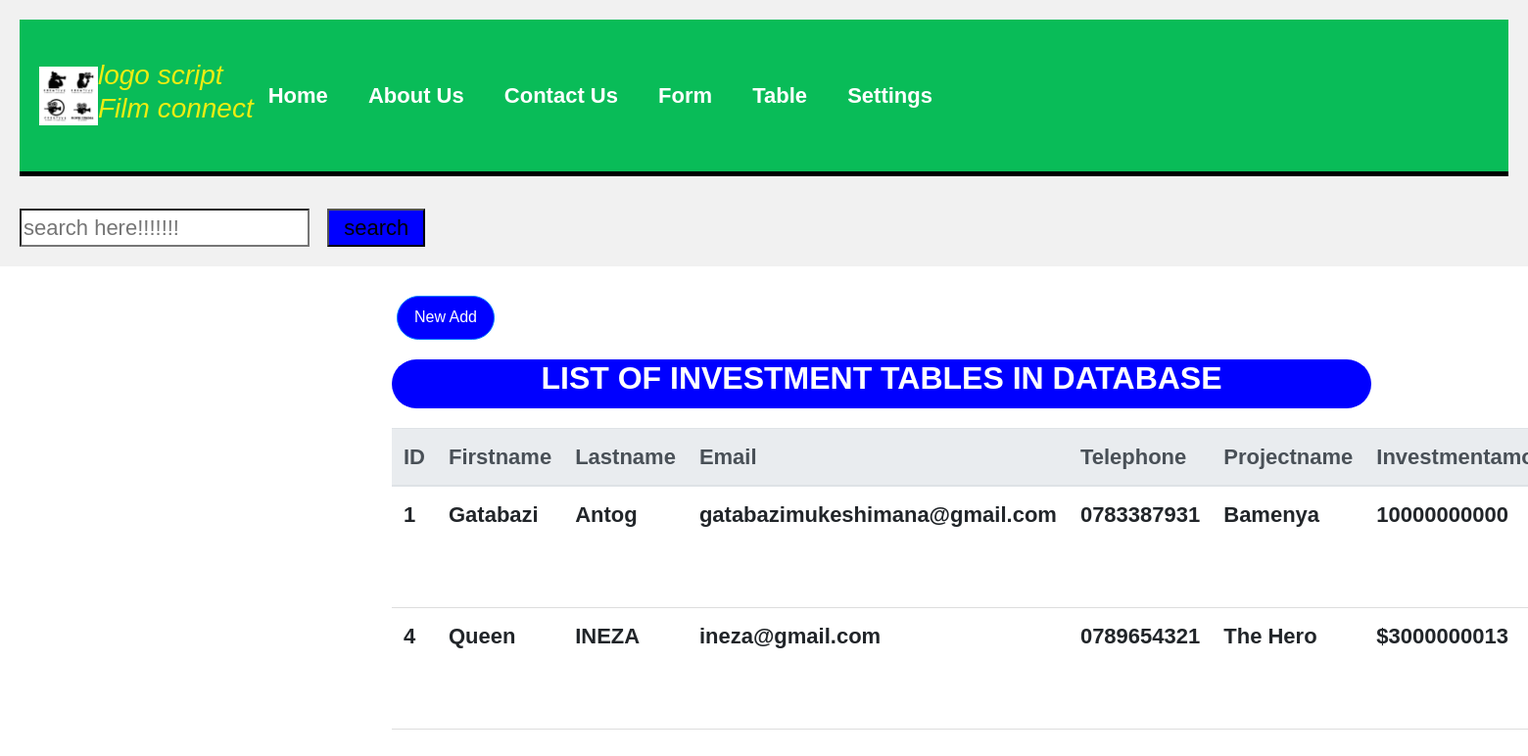
/investmentview.php, run on the app's committed database.
### tables this page shows
CREATE TABLE `investment` (
  `id` int(11) NOT NULL,
  `firstname` varchar(50) NOT NULL,
  `lastname` varchar(50) NOT NULL,
  `email` varchar(100) NOT NULL,
  `telephone` varchar(50) NOT NULL,
  `projectname` varchar(50) NOT NULL,
  `investmentAmount` varchar(50) NOT NULL,
  `makeAt` datetime DEFAULT current_timestamp()
);

### investmentview.php (the view, shortened to what this page needs)
<!DOCTYPE html>
<html lang="en">
<head>
  <link rel="stylesheet" href="https://stackpath.bootstrapcdn.com/bootstrap/4.5.2/css/bootstrap.min.css">
  <link rel="stylesheet" type="text/css" href="style1.css" title="style1" media="screen,tv,print,handheld"/>
</head>
<body>
<header>
<div class="header">
    <img class="logo" src="logo.jpg" alt="Logo">
        <h3 class="tu"><i>logo script <br> Film connect </i></h3>
    <ul class="navigation">
      <li><a href="home.php">Home</a></li>
          <li><a href="about us.php">About Us</a></li>
        <li><a href="contactus.html">Contact Us</a></li>
        <li class="dropdown">
          <a href="#">Form</a>
        </li>
        <li class="dropdown">
        <a href="#">Table</a>
      </li>
        <li class="dropdown">
      <a href="#">Settings</a>
    </li>
    </ul>
</div>
    <br>
 <form action="search.php" method="GET">
      <input type="search" name="query" placeholder="search here!!!!!!!">&nbsp;&nbsp;&nbsp;<button type="submit" style="background-color: blue;width: 100px;">search</button>
    </form></div></li></ul></div></header>
  <div class="container">
    <a href='/filmmakersystem/investment.php' class="add btn btn-primary">New Add</a>
    <div class="text-center">
      <center><h2 class="list">LIST OF INVESTMENT TABLES IN DATABASE</h2></center>
      <table class="table">
        <thead class="thead-light">
          <tr>
            <th>ID</th>
            <th>Firstname</th>
            <th>Lastname</th>
            <th>Email</th>
            <th>Telephone</th>
            <th>Projectname</th>
            <th>Investmentamount</th>
          </tr>
        </thead>
        <tbody>
          <?php
          include "dbconnection.php";
          $sql = "SELECT * FROM investment";
          $result = $connection->query($sql);
          while ($row = $result->fetch_assoc()) {
            echo "
              <tr>
                <td>{$row['id']}</td>
                <td>{$row['firstname']}</td>
                <td>{$row['lastname']}</td>
                <td>{$row['email']}</td>
                <td>{$row['telephone']}</td>
                <td>{$row['projectname']}</td>
                <td>{$row['investmentAmount']}</td>
                <td>{$row['makeAt']}</td>
                <td>
                  <a href='/filmmakersystem/investmentedit.php?id={$row['id']}' class='btn btn-primary'>Edit</a>
                </td>
                <td>
                  <a href='/filmmakersystem/investmentdelete.php?id={$row['id']}' class='btn btn-danger'>Delete</a>
                </td>
              </tr>
            ";
          }
          ?>
        </tbody>
      </table>
    </div>
  </div>
</body>
</html>

### style1.css (style rules this page uses)
body { margin: 0; padding: 0; font-weight: bold; font-size: 22px; }
header { background-color: #f1f1f1; padding: 20px; }
.dropdown { position: right; display: inline-block; direction: rtl; }

### investmentview.php (style rules this page uses)
body { font-family: Arial, sans-serif; margin: 10; padding: 10; }
.navigation a:link { color: white; background-color:none; padding: 5px; margin: 5px; border-radius: 15px; }
.header { display: flex; justify-content: space-between; align-items: center; padding: 40px 20px; background-color: rgb(9, 188, 88); border-bottom: 5px solid black; }
.logo { width: 60px; height: auto; }
.navigation { list-style-type: none; margin: 0; padding: 0; text-align:none; flex-grow: 2; }
.navigation li { display: inline-block; margin-right: 5px; padding: 5px; }
.navigation li:last-child { margin-right: 0; }
.navigation li a { text-decoration: none; color: #333; }
.container { max-width: 800px; margin: 0 auto; padding: 20px; }
.tu { color: rgb(237, 237, 18); }
body { font-family: Arial, sans-serif; }
h2 { margin-top: 20px; margin-bottom: 20px; }
table { width: 100%; border-collapse: collapse; }
th, td { padding: 8px; text-align: left; border-bottom: 1px solid #ddd; }
th { background-color: #f2f2f2; }
.add { margin-left: 5px; margin-top: 10px; background-color: blue; color: white; width: 100px; border-radius: 25px; height: 45px; display: inline-block; text-decoration: none; text-align: center; line-height: 30px; }
.list { width:1000px; height: 50px; background-Color:blue; color:white; border-radius: 30px; font-weight:bold; text-align:center; }

### data on the page
investment: id "1", firstname "Gatabazi", lastname "Antog", email "gatabazimukeshimana@gmail.com", telephone "0783387931", projectname "Bamenya", investmentAmount "10000000000"
investment: id "4", firstname "Queen", lastname "INEZA", email "ineza@gmail.com", telephone "0789654321", projectname "The Hero", investmentAmount "$3000000013"
